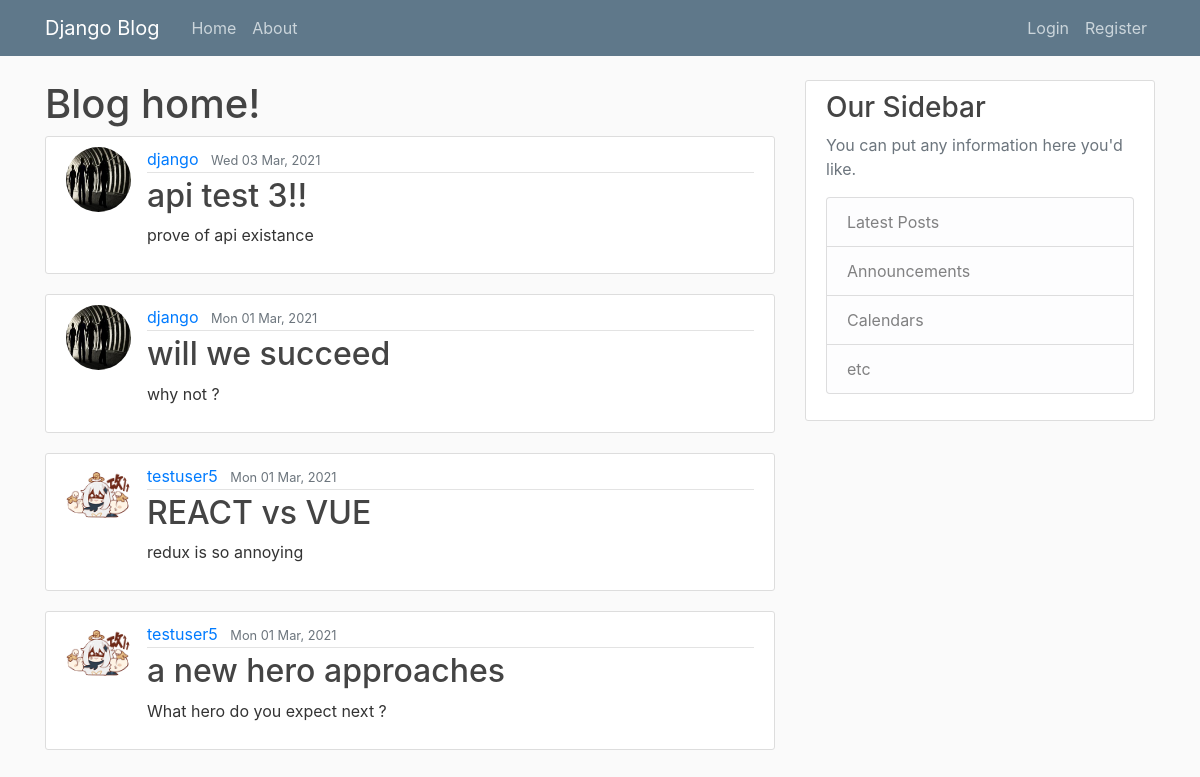
The app's page /, older data.
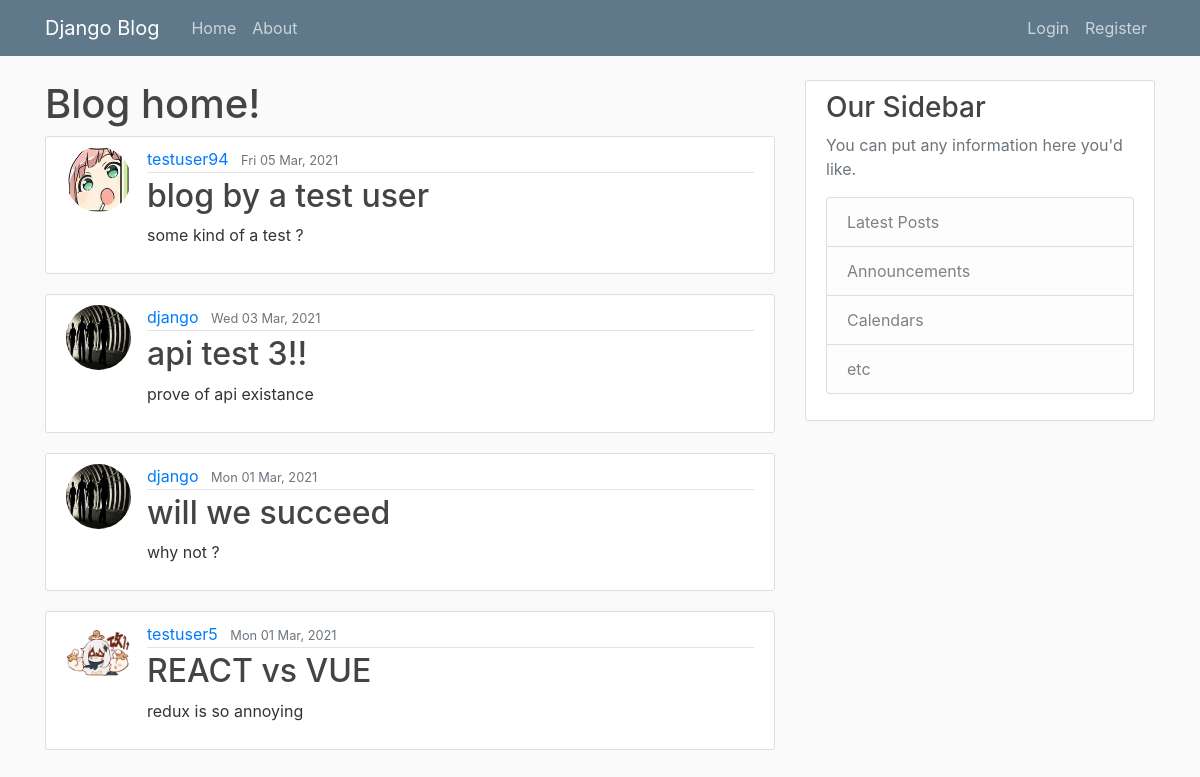
The same page, newer data.
### blog/models.py (models this page shows, shortened)
class Post(models.Model):
    title = models.CharField(max_length=120)
    content = models.TextField()
    date_posted = models.DateTimeField( auto_now_add=True)
    author = models.ForeignKey(User, on_delete=models.CASCADE)

### users/models.py (models this page shows, shortened)
class Profile (models.Model):
    user = models.OneToOneField(User,on_delete=models.CASCADE)
    image = models.ImageField(default ='default.jpg', upload_to='profile_pics')

### blog/views.py (the view)
# urls.py: path('', views.PostListView.as_view(), name='blog-home'),
class PostListView(ListView):
    model = Post
    template_name = 'blog/home.html'
    context_object_name = 'posts'
    ordering = ['-date_posted']
    paginate_by = 4

### blog/templates/blog/home.html
{% extends 'blog/base.html'%}
{% block content %}
    <h1> Blog home!</h1>
    {% for post in posts%}
    <article class="media content-section">
        <img src="{{ post.author.profile.image.url }}" class="rounded-circle article-img" alt="user-image">
        <div class="media-body">
          <div class="article-metadata">
            <a class="mr-2" href="#">{{ post.author }}</a>
            <small class="text-muted">{{ post.date_posted|date:"D d M, Y"}}</small>
          </div>
          <h2><a class="article-title" href="{% url 'post-detail' post.id %}">{{ post.title }}</a></h2>
          <p class="article-content">{{ post.content }}</p>
        </div>
    </article>
    {% endfor %}
{% endblock content %}

### blog/templates/blog/base.html (shortened to what this page needs)
{% load static %}
<html lang="en">
<head>
     <link rel="stylesheet" href="https://maxcdn.bootstrapcdn.com/bootstrap/4.0.0/css/bootstrap.min.css">
    <link rel="stylesheet" type="text/css" href="{% static 'blog/main.css' %}">
    </head>
</head>
<body>
    <header class="site-header">
      <nav class="navbar navbar-expand-md navbar-dark bg-steel fixed-top">
        <div class="container">
          <a class="navbar-brand mr-4" href="{% url 'blog-home'%}">Django Blog</a>
          <div class="collapse navbar-collapse" id="navbarToggle">
            <div class="navbar-nav mr-auto">
              <a class="nav-item nav-link" href="{% url 'blog-home'%}">Home</a>
              <a class="nav-item nav-link" href="{% url 'blog-about'%}">About</a>
            </div>
            <div class="navbar-nav">
            {% if user.is_authenticated %}
            <a class="nav-item nav-link" href="{% url 'post-create'%}">New Post</a>
            <img src="{{ user.profile.image.url }}" class="rounded-circle article-img nav-img" alt="user-image">
            <a class="nav-item nav-link" href="{% url 'profile'%}">{{ user.username }}</a>
            <a class="nav-item nav-link" href="{% url 'logout'%}">Logout</a>
            {% else %}
              <a class="nav-item nav-link" href="{% url 'login'%}">Login</a>
              <a class="nav-item nav-link" href="{% url 'register'%}">Register</a>
            {% endif %}
            </div>
          </div>
        </div>
      </nav>
    </header>
    <main role="main" class="container">
        <div class="row">
          <div class="col-md-8">
            {% block content %}
            {% endblock %}
          </div>
          <div class="col-md-4">
            <div class="content-section">
              <h3>Our Sidebar</h3>
              <p class='text-muted'>You can put any information here you'd like.
                <ul class="list-group">
                  <li class="list-group-item list-group-item-light">Latest Posts</li>
                  <li class="list-group-item list-group-item-light">Announcements</li>
                  <li class="list-group-item list-group-item-light">Calendars</li>
                  <li class="list-group-item list-group-item-light">etc</li>
                </ul>
              </p>
            </div>
          </div>
        </div>
      </main>
</body>
</html>

### blog/static/blog/main.css (style rules this page uses)
body { background: #fafafa; color: #333333; margin-top: 5rem; }
h1, h2, h3, h4, h5, h6 { color: #444444; }
ul { margin: 0; }
.bg-steel { background-color: #5f788a; }
.site-header .navbar-nav .nav-link { color: #cbd5db; }
.content-section { background: #ffffff; padding: 10px 20px; border: 1px solid #dddddd; border-radius: 3px; margin-bottom: 20px; }
.article-title { color: #444444; }
.article-content { white-space: pre-line; }
.article-img { height: 65px; width: 65px; margin-right: 16px; }
.article-metadata { padding-bottom: 1px; margin-bottom: 4px; border-bottom: 1px solid #e3e3e3 }

Row changes from the older to the newer data that the page shows:
no longer on this page (row unchanged): Post: author.profile.image (picture), author "testuser5", date_posted "Mon 01 Mar, 2021", title "a new hero approaches", content "What hero do you expect next ?"
added Post: author.profile.image (placeholder picture), author "testuser94", date_posted "Fri 05 Mar, 2021", title "blog by a test user", content "some kind of a test ?"
